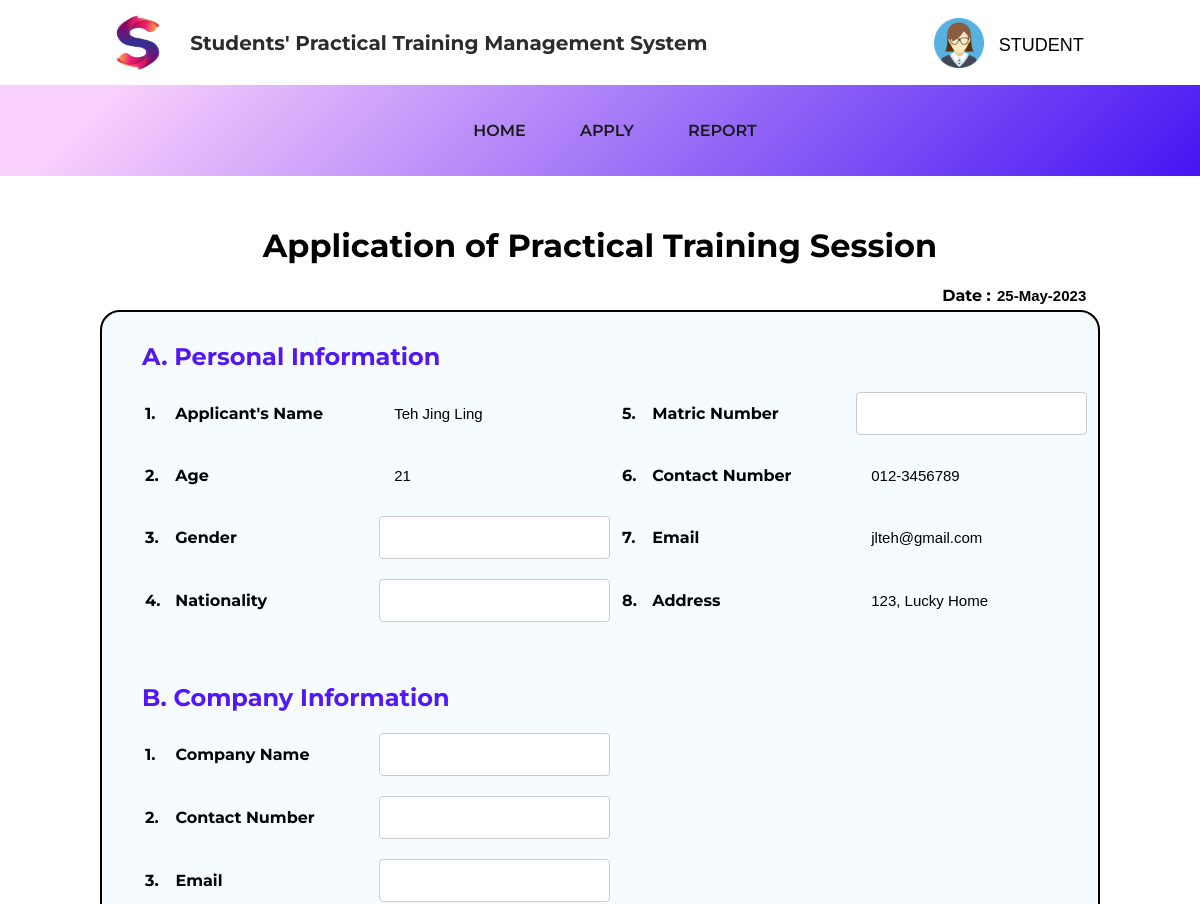
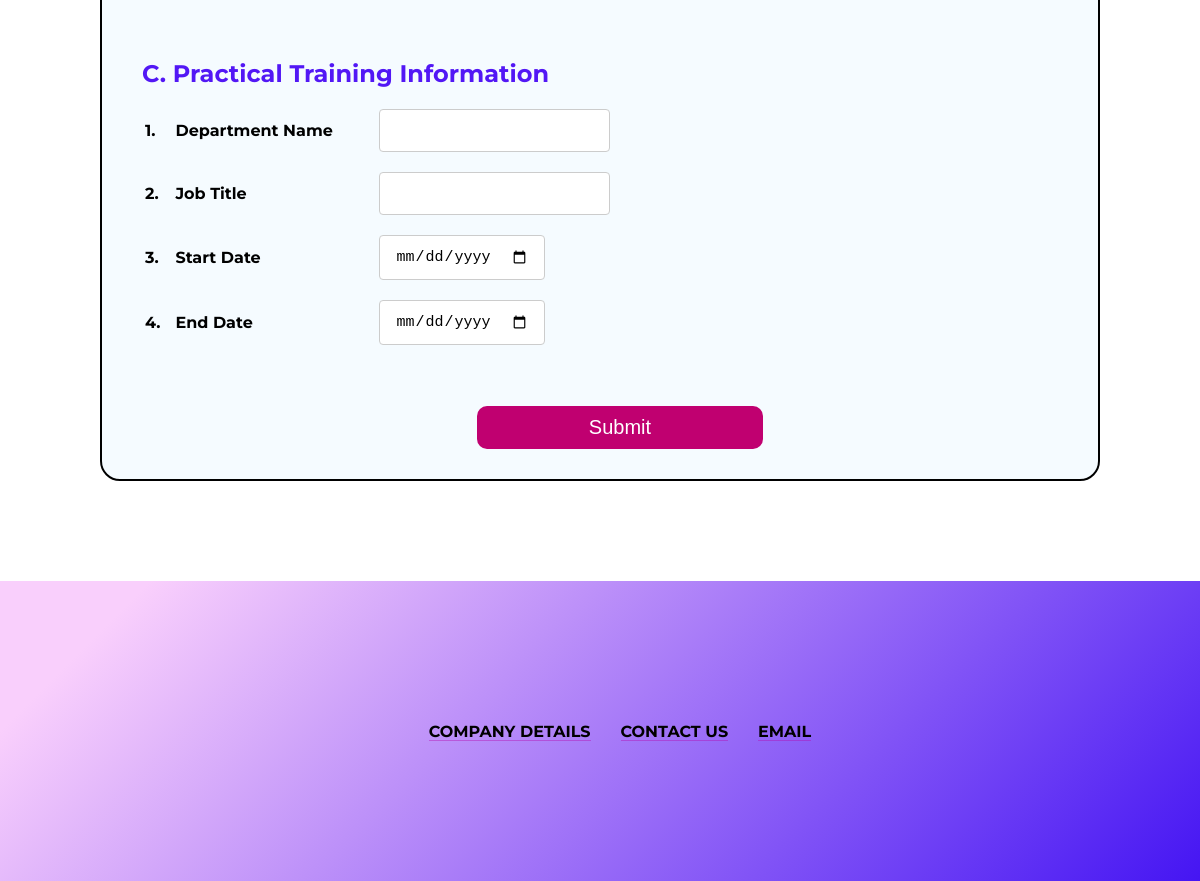
The page /Student/add_practical_training.php (signed in) on the database its author committed (2 pictures, top to bottom).
### tables this page shows
CREATE TABLE IF NOT EXISTS users(
    userid int(6) UNSIGNED AUTO_INCREMENT PRIMARY KEY,
    email varchar(30) NOT NULL,
    name varchar(30) NOT NULL,
    address varchar(100) NOT NULL,
    age int(3) NOT NULL,
    phone varchar(20) NOT NULL
);

### Student/add_practical_training.php (the view, shortened to what this page needs)
<html>
<head>
	<link rel="stylesheet" href="../style.css">
	<link rel="stylesheet" href="https://cdnjs.cloudflare.com/ajax/libs/font-awesome/4.7.0/css/font-awesome.min.css">
</head>
<?php
include "mysqli_connect.php";
$id = $_SESSION['userid'];
$query = mysqli_query($conn, "SELECT * FROM users where userid = '$id'") or die(mysqli_connect_error());
$row = mysqli_fetch_array($query);
?>
<body>
	<div class="outercontainer-nav">
		<div class="container-logo">
			<a href="../Student.php"><img src="../images/transparent-logo.png" alt="Logo" id="img-logo"></a>
			<p class="title">Students' Practical Training Management System</p>
		</div>
		<div class="dropdown">
			<button class="dropbtn-logo"><img src="../images/student-girl.png" alt="Student girl logo" width="400px">
				<p>STUDENT</p>
			</button>
		</div>
	</div>
	<nav class="stroke">
		<ul>
			<li><a href="../Student.php">Home</a></li>
			<li><a href="application_homepage.php">Apply</a></li>
			<li><a href="report_homepage.php">Report</a></li>
		</ul>
	</nav>
	<h1 style="text-align: center; margin-top: 50px;">Application of Practical Training Session</h1>
	<label style="display: block; text-align: end;">
		<b>Date :</b>
		<input id="remove-border" style="font-size:15px; font-weight: bold;" type="text" name="applicationdate" value="<?php date_default_timezone_set("Asia/Kuala_Lumpur");																																echo date("d-M-Y"); ?>" readonly />
	</label>
	<div class="outer-container">
		<form method="post" action="insert_practical_training.php">
			<div class="entire-table">
				<div class="tableA">
					<h2>A. Personal Information</h2>
					<table class="tablePracticalTraining">
						<tr>
							<td id="num">1.</td>
							<td class="question">Applicant's Name</td>
							<td><input id="remove-border" type="text" name="name" value="<?php echo $row['name']; ?>" readonly /></td>
							<td id="num">5.</td>
							<td class="question">Matric Number</td>
							<td><input type="text" name="matric_number" required /></td>
						</tr>
						<tr>
							<td id="num">2.</td>
							<td class="question">Age</td>
							<td><input id="remove-border" type="number" name="age" value="<?php echo $row['age']; ?>" readonly /></td>
							<td id="num">6.</td>
							<td class="question">Contact Number</td>
							<td><input id="remove-border" type="text" name="phone_number" value="<?php echo $row['phone']; ?>" readonly /></td>
						</tr>
						<tr>
							<td id="num">3.</td>
							<td class="question">Gender</td>
							<td><input type="text" name="gender" required /></td>
							<td id="num">7.</td>
							<td class="question">Email</td>
							<td><input id="remove-border" type="email" name="email" value="<?php echo $row['email']; ?>" readonly /></td>
						</tr>
						<tr>
							<td id="num">4.</td>
							<td class="question">Nationality</td>
							<td><input type="text" name="nationality" required /></td>
							<td id="num">8.</td>
							<td class="question">Address</td>
							<td><input id="remove-border" type="text" name="address" value="<?php echo $row['address']; ?>" readonly /></td>
						</tr>
					</table>
				</div>
				<div class="tableB">
					<h2>B. Company Information</h2>
					<table class="tablePracticalTraining">
						<tr>
							<td id="num">1.</td>
							<td class="question">Company Name</td>
							<td><input type="text" name="company_name" required /></td>
						</tr>
						<tr>
							<td id="num">2.</td>
							<td class="question">Contact Number</td>
							<td><input type="text" name="contact_number" required /></td>
						</tr>
						<tr>
							<td id="num">3.</td>
							<td class="question">Email</td>
							<td><input type="email" name="company_email" required /></td>
						</tr>
					</table>
				</div>
				<div class="tableC">
					<h2>C. Practical Training Information</h2>
					<table class="tablePracticalTraining">
						<tr>
							<td id="num">1.</td>
							<td class="question">Department Name</td>
							<td><input type="text" name="dep_name" required /></td>
						</tr>
						<tr>
							<td id="num">2.</td>
							<td class="question">Job Title</td>
							<td><input type="text" name="job_title" required /></td>
						</tr>
						<tr>
							<td id="num">3.</td>
							<td class="question">Start Date</td>
							<td><input type="date" name="start_date" id="start_date" onkeyup="check1();" required /><span id='message1' style='padding-left: 30px;'></span></td>
						</tr>
						<tr>
							<td id="num">4.</td>
							<td class="question">End Date</td>
							<td><input type="date" name="end_date" id="end_date" onkeyup="check2();" required /><span id='message2' style='padding-left: 30px;'></span></td>
						</tr>
					</table>
				</div>
				<label>
					<input class="button-training" type="submit" name="submit" value="Submit" onclick="return Validate()"/>
				</label>
			</div>
		</form>
	</div>
	<?php include '../includes/footer.php' ?>
</body>
</html>

### style.css (style rules this page uses)
body { font-family: 'Montserrat', sans-serif; margin: 0; }
.container-logo { display: flex; text-align: left; }
.outercontainer-nav { display: flex; align-items: center; justify-content: space-around; }
.dropdown img { width: 50px; height: 100%; float: left; padding-top: 15px; padding-right: 10px; }
p.title { font-size: 20px; color: rgb(44, 44, 44); display: flex; align-items: center; font-weight: 700; }
.form .sign-in-button, .homepage-caption button, button.insert-button, input[type=submit].button-training, .co-homepage-submit, .co-viewapp-btn, .button-training1, #search, input.admin-btn { outline: 0; border: 0; background: #c00070; cursor: pointer; border-radius: 10px; color: white; padding: 10px; }
input[type=submit].button-training { font-size: 20px; margin: 10px 0px 20px 35%; display: block; width: 30%; }
a { text-decoration: none; }
#img-logo { display: inline-block; margin: 15px 25px 15px 0px; height: 55px; width: 55px; }
nav.stroke { background-image: linear-gradient(135deg, #f9cffc 10%, #4515f3 100%); width: 100%; padding: 5px; }
nav ul { list-style: none; text-align: center; }
nav ul li { display: inline-block; }
nav ul li a { display: block; padding: 15px; text-decoration: none; color: rgb(26, 26, 26); text-transform: uppercase; margin: 0 10px; font-weight: 600; }
nav ul li a, nav ul li a:after, nav ul li a:before { transition: all .3s; }
nav.stroke ul li a { position: relative; }
nav.stroke ul li a:after { position: absolute; bottom: 0; left: 0; right: 0; margin: auto; width: 0%; content: '.'; color: transparent; background: white; height: 1px; }
nav { margin-left: -10px; padding: 5px 10px 5px 10px; width: 100%; background-image: linear-gradient(135deg, #f9cffc 10%, #4515f3 100%); }
.dropbtn-logo { cursor: pointer; border: none; background-color: white; display: flex; margin-top: -15px; }
.dropdown { position: relative; display: inline-block; }
.dropdown p { display: flex; align-self: center; margin: 20px 0px 0px 5px; font-size: 18px; }
#remove-border { border: none; background-color: transparent; resize: none; outline: none; }
table.tablePracticalTraining { width: 100%; }
.entire-table input, .user-table input, .co-homepage-table input, .select { padding: 12px 15px; margin: 8px 0; display: inline-block; box-sizing: border-box; font-size: 15px; }
.entire-table { border: 2px solid black; border-radius: 20px; padding: 10px 0px 10px 40px; margin-bottom: 10%; background-color: rgba(223, 242, 255, 0.3); }
input[type=text]:required, input[type=email]:required, input[type=date]:required, input[type=password]:required, input[type=number]:required, .co-homepage-input[type=text], .select, .search-user-input, .blink { border: 1px solid #ccc; border-radius: 4px; transition: all 0.3s ease; }
#num, td.question { font-weight: bold; }
td.question { width: 200px; }
td#num { width: 3%; }
.outer-container { margin: 5px 100px 5px 100px; }
.entire-table h2 { color: #5217f5; display: block; margin-bottom: 10px; text-align: left; }
.tableA, .tableB, .tableC { margin-bottom: 50px; }

### rows shown on the page
users: name "Teh Jing Ling", age "21", phone_number "012-3456789", email "jlteh@gmail.com", address "123, Lucky Home"
